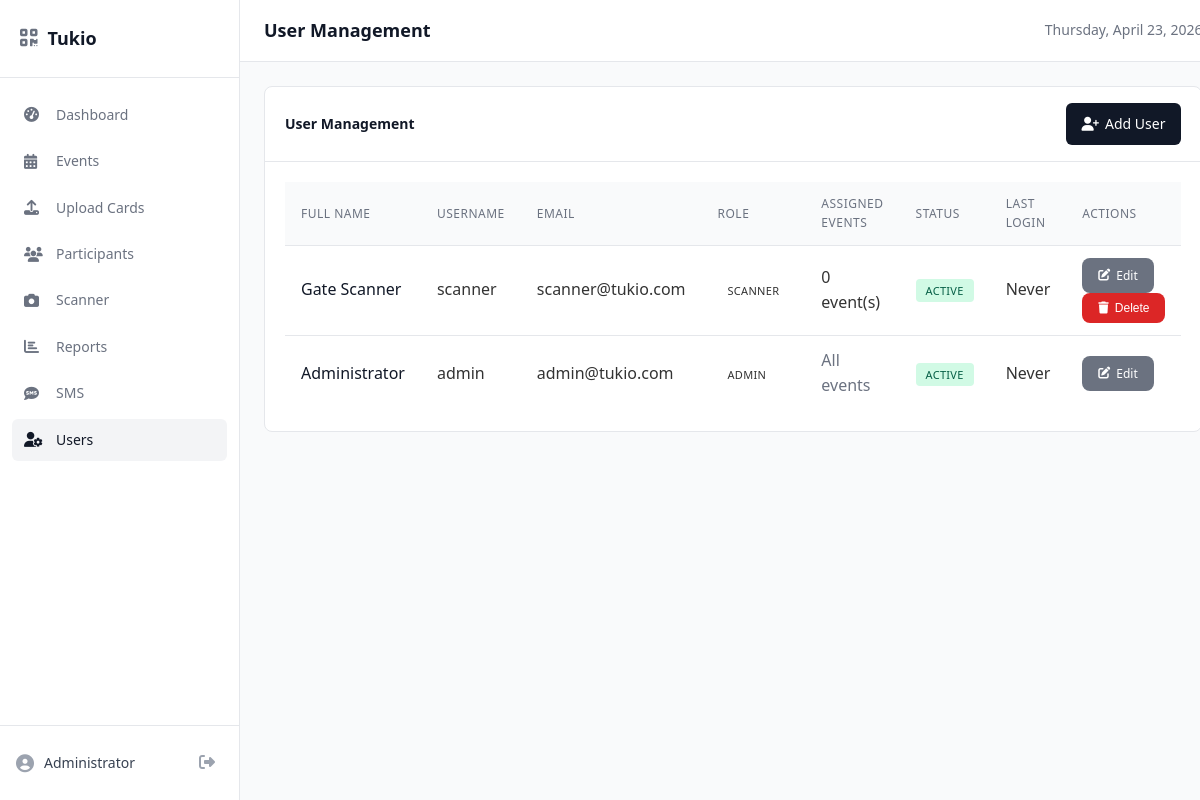
The page /public/users/index.php (signed in) on the database its author committed.
### tables this page shows
CREATE TABLE IF NOT EXISTS users (
    id INT AUTO_INCREMENT PRIMARY KEY,
    username VARCHAR(100) NOT NULL UNIQUE,
    password VARCHAR(255) NOT NULL,
    full_name VARCHAR(255) NOT NULL,
    email VARCHAR(255) NULL,
    role ENUM('admin', 'scanner') DEFAULT 'scanner',
    is_active TINYINT(1) DEFAULT 1,
    last_login TIMESTAMP NULL,
    created_at TIMESTAMP DEFAULT CURRENT_TIMESTAMP,
    updated_at TIMESTAMP DEFAULT CURRENT_TIMESTAMP ON UPDATE CURRENT_TIMESTAMP
);

### src/Database/Connection.php (called while the page is built, shortened)
<?php
class Connection
{
    private static ?Connection $instance = null;
    private PDO $connection;
    private function __construct()
    {
        try {
            $dsn = "mysql:host=" . DB_HOST . ";dbname=" . DB_NAME . ";charset=" . DB_CHARSET;
            $this->connection = new PDO($dsn, DB_USER, DB_PASS, DB_OPTIONS);
        } catch (PDOException $e) {
            die("Database connection failed: " . $e->getMessage());
        }
    }
    public static function getInstance(): Connection
    {
        if (self::$instance === null) {
            self::$instance = new Connection();
        }
        return self::$instance;
    }
    public function query(string $sql, array $params = []): array
    {
        $stmt = $this->connection->prepare($sql);
        $stmt->execute($params);
        return $stmt->fetchAll();
    }
}

### src/Helpers/Utils.php (called while the page is built, shortened)
<?php
class Utils
{
    public static function basePath(): string
    {
        return defined('BASE_PATH') ? BASE_PATH : '/tukioqrcode/public';
    }
    public static function escape(?string $string): string
    {
        return htmlspecialchars($string ?? '', ENT_QUOTES, 'UTF-8');
    }
}

### src/Helpers/Session.php (called while the page is built, shortened)
<?php
class Session
{
    public static function get(string $key, $default = null)
    {
        return $_SESSION[$key] ?? $default;
    }
}

### src/Helpers/Auth.php (called while the page is built, shortened)
<?php
class Auth
{
    public static function check(): bool
    {
        return Session::get('logged_in', false) === true;
    }
    public static function id(): ?int
    {
        return Session::get('user_id');
    }
    public static function user(): ?array
    {
        return [
            'id' => Session::get('user_id'),
            'username' => Session::get('username'),
            'full_name' => Session::get('full_name'),
            'role' => Session::get('role')
        ];
    }
    public static function isAdmin(): bool
    {
        return Session::get('role') === 'admin';
    }
}

### public/users/index.php (the view, shortened to what this page needs)
<?php
$db = Connection::getInstance();
$pageTitle = 'User Management';
$users = $db->query("
    SELECT
        u.*,
        COUNT(DISTINCT eu.event_id) as assigned_events
    FROM users u
    LEFT JOIN event_users eu ON u.id = eu.user_id
    GROUP BY u.id
    ORDER BY u.role DESC, u.created_at DESC
");
?>
<div class="card">
    <div class="card-header">
        <h3>User Management</h3>
        <a href="create.php" class="btn btn-primary">
            <i class="fas fa-user-plus"></i> Add User
        </a>
    </div>
    <div class="card-body">
        <?php if (empty($users)): ?>
            <div class="empty-state">
                <p>No users found. Add your first user to get started.</p>
                <a href="create.php" class="btn btn-primary">Add User</a>
            </div>
        <?php else: ?>
            <div class="table-responsive">
                <table class="table">
                    <thead>
                        <tr>
                            <th>Full Name</th>
                            <th>Username</th>
                            <th>Email</th>
                            <th>Role</th>
                            <th>Assigned Events</th>
                            <th>Status</th>
                            <th>Last Login</th>
                            <th>Actions</th>
                        </tr>
                    </thead>
                    <tbody>
                        <?php foreach ($users as $u): ?>
                        <tr>
                            <td><strong><?= Utils::escape($u['full_name']) ?></strong></td>
                            <td><?= Utils::escape($u['username']) ?></td>
                            <td><?= Utils::escape($u['email'] ?? '—') ?></td>
                            <td>
                                <span class="badge badge-<?= $u['role'] === 'admin' ? 'primary' : 'secondary' ?>">
                                    <?= ucfirst($u['role']) ?>
                                </span>
                            </td>
                            <td>
                                <?php if ($u['role'] === 'admin'): ?>
                                    <span class="text-muted">All events</span>
                                <?php else: ?>
                                    <?= (int) $u['assigned_events'] ?> event(s)
                                <?php endif; ?>
                            </td>
                            <td>
                                <span class="badge badge-<?= $u['is_active'] ? 'success' : 'danger' ?>">
                                    <?= $u['is_active'] ? 'Active' : 'Inactive' ?>
                                </span>
                            </td>
                            <td>
                                <?= $u['last_login'] ? Utils::formatDate($u['last_login']) : 'Never' ?>
                            </td>
                            <td>
                                <a href="edit.php?id=<?= $u['id'] ?>" class="btn btn-sm btn-secondary">
                                    <i class="fas fa-edit"></i> Edit
                                </a>
                                <?php if ($u['id'] !== Auth::id()): ?>
                                <form method="POST" style="display:inline;" onsubmit="return confirm('Delete this user?')">
                                    <button type="submit" class="btn btn-sm btn-danger">
                                        <i class="fas fa-trash"></i> Delete
                                    </button>
                                </form>
                                <?php endif; ?>
                            </td>
                        </tr>
                        <?php endforeach; ?>
                    </tbody>
                </table>
            </div>
        <?php endif; ?>
    </div>
</div>
<?php
$content = ob_get_clean();
require_once __DIR__ . '/../../templates/layout.php';
?>

### templates/layout.php (shortened to what this page needs)
<?php
$user = Auth::user();
$currentPage = basename($_SERVER['PHP_SELF'], '.php');
$basePath = Utils::basePath();
?>
<!DOCTYPE html>
<html lang="en">
<head>
    <link rel="stylesheet" href="<?= $basePath ?>/css/style.css">
    <link rel="stylesheet" href="https://cdnjs.cloudflare.com/ajax/libs/font-awesome/6.4.0/css/all.min.css">
</head>
<body>
    <div class="app-container">
        <aside class="sidebar">
            <div class="sidebar-header">
                <h2><i class="fas fa-qrcode"></i> Tukio</h2>
            </div>
            <nav class="sidebar-nav">
                <a href="<?= $basePath ?>/dashboard.php" class="nav-item <?= $currentPage === 'dashboard' ? 'active' : '' ?>">
                    <i class="fas fa-tachometer-alt"></i>
                    <span>Dashboard</span>
                </a>
                <?php if (Auth::isAdmin()): ?>
                <a href="<?= $basePath ?>/events/index.php" class="nav-item <?= strpos($_SERVER['REQUEST_URI'], '/events/') !== false ? 'active' : '' ?>">
                    <i class="fas fa-calendar-alt"></i>
                    <span>Events</span>
                </a>
                <a href="<?= $basePath ?>/batches/upload.php" class="nav-item <?= strpos($_SERVER['REQUEST_URI'], '/batches/') !== false ? 'active' : '' ?>">
                    <i class="fas fa-upload"></i>
                    <span>Upload Cards</span>
                </a>
                <a href="<?= $basePath ?>/participants/index.php" class="nav-item <?= strpos($_SERVER['REQUEST_URI'], '/participants/') !== false ? 'active' : '' ?>">
                    <i class="fas fa-users"></i>
                    <span>Participants</span>
                </a>
                <?php endif; ?>
                <a href="<?= $basePath ?>/scanner/index.php" class="nav-item <?= strpos($_SERVER['REQUEST_URI'], '/scanner/') !== false ? 'active' : '' ?>">
                    <i class="fas fa-camera"></i>
                    <span>Scanner</span>
                </a>
                <?php if (Auth::isAdmin()): ?>
                <a href="<?= $basePath ?>/reports/index.php" class="nav-item <?= strpos($_SERVER['REQUEST_URI'], '/reports/') !== false ? 'active' : '' ?>">
                    <i class="fas fa-chart-bar"></i>
                    <span>Reports</span>
                </a>
                <a href="<?= $basePath ?>/sms/test.php" class="nav-item <?= strpos($_SERVER['REQUEST_URI'], '/sms/') !== false ? 'active' : '' ?>">
                    <i class="fas fa-sms"></i>
                    <span>SMS</span>
                </a>
                <a href="<?= $basePath ?>/users/index.php" class="nav-item <?= strpos($_SERVER['REQUEST_URI'], '/users/') !== false ? 'active' : '' ?>">
                    <i class="fas fa-user-cog"></i>
                    <span>Users</span>
                </a>
                <?php endif; ?>
            </nav>
            <div class="sidebar-footer">
                <div class="user-info">
                    <i class="fas fa-user-circle"></i>
                    <span><?= Utils::escape($user['full_name'] ?? 'User') ?></span>
                </div>
                <a href="<?= $basePath ?>/logout.php" class="logout-btn">
                    <i class="fas fa-sign-out-alt"></i>
                </a>
            </div>
        </aside>
        <main class="main-content">
            <header class="top-header">
                <div class="header-left">
                    <h1><?= Utils::escape($pageTitle ?? 'Dashboard') ?></h1>
                </div>
                <div class="header-right">
                    <span class="header-date"><?= date('l, F j, Y') ?></span>
                </div>
            </header>
            <div class="content-wrapper">
                <?= $content ?? '' ?>
            </div>
        </main>
    </div>
</body>
</html>

### public/css/style.css (style rules this page uses)
:root { --primary: #3498db; --success: #2ecc71; --danger: #e74c3c; --warning: #f39c12; --info: #16a085; --dark: #2c3e50; --light: #ecf0f1; --gray: #95a5a6; --white: #ffffff; }
* { margin: 0; padding: 0; box-sizing: border-box; }
body { font-family: 'Segoe UI', Tahoma, Geneva, Verdana, sans-serif; background: #f5f6fa; color: #333; line-height: 1.6; }
.app-container { display: flex; min-height: 100vh; }
.sidebar { width: 240px; background: #ffffff; color: #374151; display: flex; flex-direction: column; position: fixed; height: 100vh; overflow-y: auto; border-right: 1px solid #e5e7eb; z-index: 100; }
.sidebar-header { padding: 24px 20px; border-bottom: 1px solid #e5e7eb; }
.sidebar-header h2 { font-size: 18px; margin: 0; font-weight: 600; color: #111827; display: flex; align-items: center; gap: 10px; }
.sidebar-header i { color: #6b7280; font-size: 20px; }
.sidebar-nav { flex: 1; padding: 16px 12px; }
.nav-item { display: flex; align-items: center; padding: 10px 12px; color: #6b7280; text-decoration: none; transition: all 0.15s ease; border-radius: 6px; margin-bottom: 4px; font-size: 14px; font-weight: 500; }
.nav-item.active { background: #f3f4f6; color: #111827; }
.nav-item i { width: 20px; margin-right: 12px; font-size: 15px; }
.sidebar-footer { padding: 16px; border-top: 1px solid #e5e7eb; display: flex; align-items: center; justify-content: space-between; }
.user-info { display: flex; align-items: center; gap: 10px; font-size: 14px; color: #374151; }
.user-info i { font-size: 18px; color: #9ca3af; }
.logout-btn { color: #9ca3af; text-decoration: none; padding: 8px; border-radius: 6px; transition: all 0.15s; font-size: 16px; }
.main-content { margin-left: 240px; flex: 1; display: flex; flex-direction: column; background: #f9fafb; }
.top-header { background: #ffffff; padding: 16px 24px; display: flex; justify-content: space-between; align-items: center; border-bottom: 1px solid #e5e7eb; }
.header-left { display: flex; align-items: center; gap: 15px; }
.header-left h1 { font-size: 18px; margin: 0; font-weight: 600; color: #111827; }
.header-right { display: flex; align-items: center; gap: 16px; }
.header-right .date-display, .header-right .header-date { color: #6b7280; font-size: 14px; }
.content-wrapper { padding: 24px; min-height: calc(100vh - 60px); }
.card { background: white; border-radius: 8px; margin-bottom: 20px; border: 1px solid #e5e7eb; }
.card-header { padding: 16px 20px; border-bottom: 1px solid #e5e7eb; display: flex; justify-content: space-between; align-items: center; }
.card-header h3 { margin: 0; font-size: 14px; font-weight: 600; color: #111827; }
.card-body { padding: 20px; }
.btn { padding: 10px 16px; border: none; border-radius: 6px; cursor: pointer; font-size: 14px; font-weight: 500; text-decoration: none; display: inline-flex; align-items: center; gap: 6px; transition: all 0.15s ease; }
.btn-primary { background: #111827; color: white; }
.btn-danger { background: #dc2626; color: white; }
.btn-secondary { background: #6b7280; color: white; }
.btn-sm { padding: 8px 16px; font-size: 12px; border-radius: 8px; }
.table-responsive { overflow-x: auto; }
.table { width: 100%; border-collapse: collapse; }
.table th, .table td { padding: 12px 16px; text-align: left; border-bottom: 1px solid #e5e7eb; }
.table th { background: #f9fafb; font-weight: 500; color: #6b7280; font-size: 12px; text-transform: uppercase; letter-spacing: 0.5px; }
.table tbody tr:last-child td { border-bottom: none; }
.table td strong { color: #111827; font-weight: 500; }
.badge { padding: 4px 10px; border-radius: 4px; font-size: 11px; font-weight: 500; text-transform: uppercase; letter-spacing: 0.3px; }
.badge-active, .badge-success { background: #d1fae5; color: #065f46; }
.text-muted { color: #6b7280; }

### rows shown on the page
users: full_name "Administrator", username "admin", email "admin@tukio.com", role "ADMIN", shows "All events", is_active "ACTIVE", shows "Never"
users: full_name "Gate Scanner", username "scanner", email "scanner@tukio.com", role "SCANNER", assigned_events "0", is_active "ACTIVE", shows "Never"

### other values the page prints
Utils::escape($pageTitle ?? 'Dashboard') "User Management"
